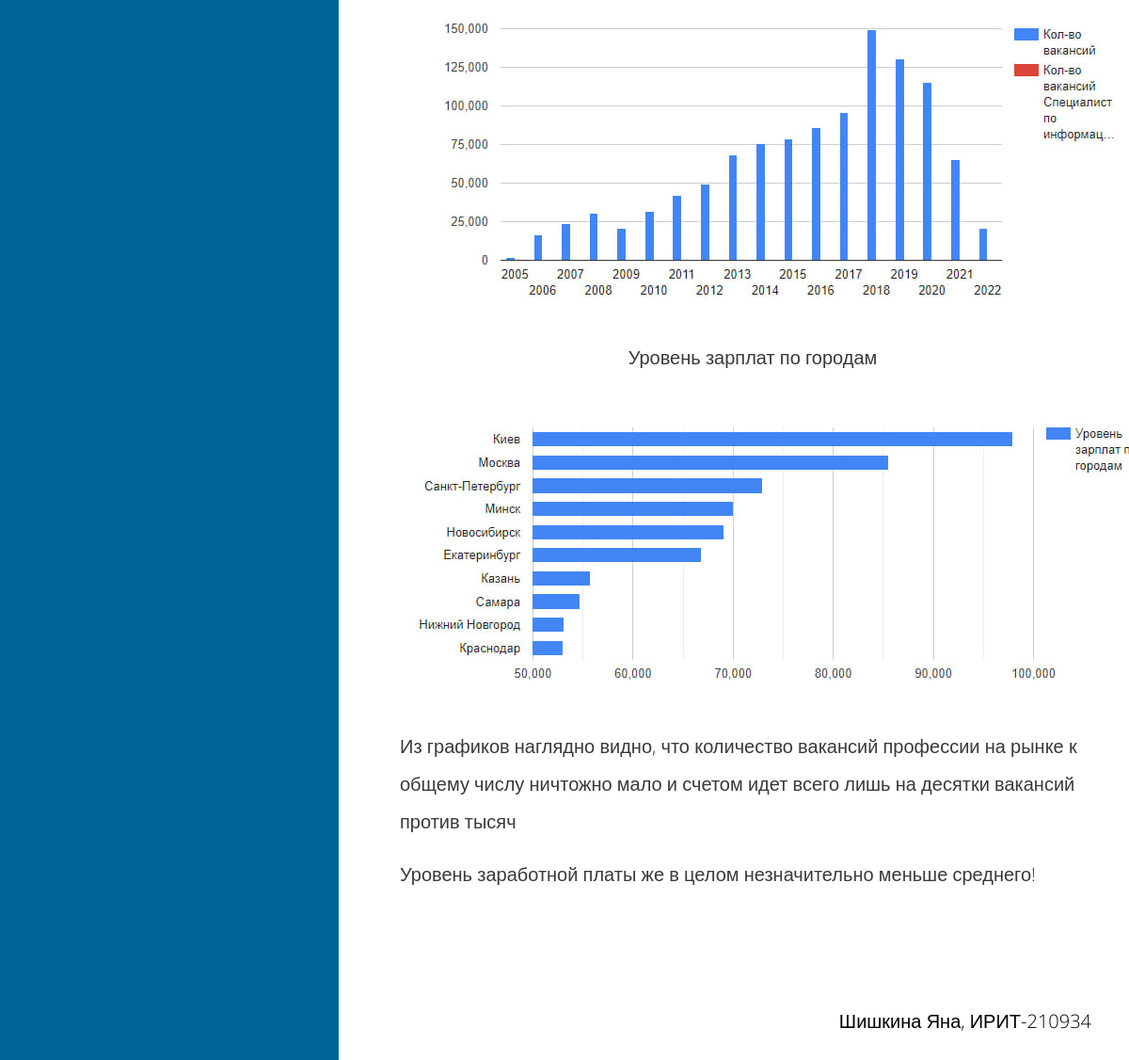
Before: /availability (lower part) with the older database file.
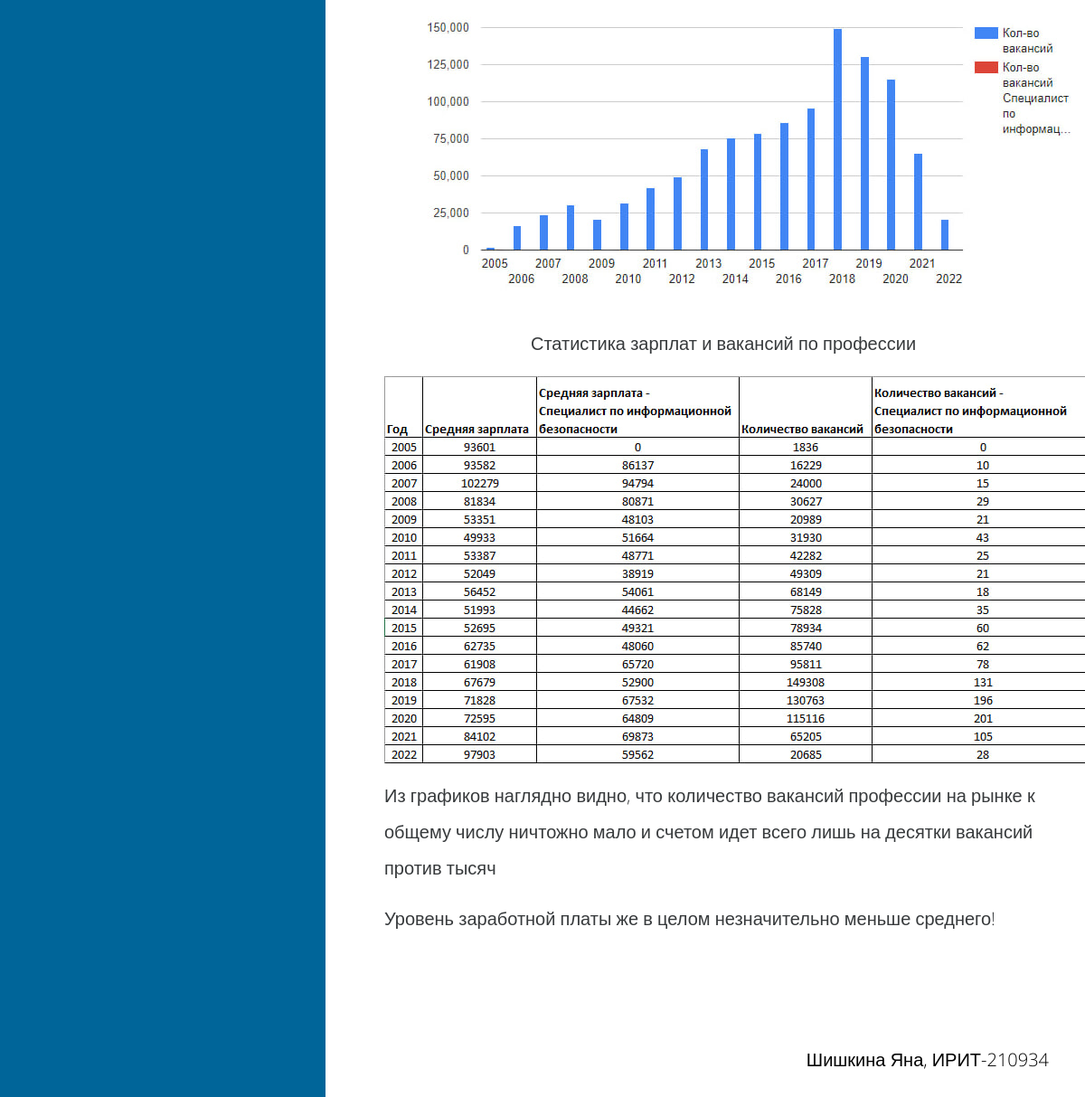
After: the same page with the newer database file.
### application/models.py (models this page shows, shortened)
class Table(models.Model):
    title = models.CharField(max_length=150)
    graphic = models.ImageField(upload_to='images/')

### application/views.py (the view)
# urls.py: path('availability', availability_page, name='availability'),
def availability_page(request):
    data = Table.objects.all()[:3]
    return render(request, 'availability.html', {'data': data })

### templates/availability.html (shortened to what this page needs)
{% load static %}
<!DOCTYPE html>
<html>
<head>
    <link rel="stylesheet" href="{% static "css/bootstrap.min.css" %}">
    <link rel="stylesheet" href="{% static "css/magnific-popup.css" %}">
    <link rel="stylesheet" href="{% static "css/templatemo-style.css" %}">
</head>
    <body>
               <div class="container">
            <div class="row">
                <div class="tm-left-right-container">
                    <div class="tm-blue-bg tm-left-column">
                    </div>
                    <div class="tm-right-column">
                        <div class="tm-content-div">
                            <section class="tm-section">
                                <div class="row">
                                    <div class=" push-lg-4 push-md-5">
                                        {% for b in data %}
                                        <p align="center"><b> {{ b.title }} </b></p>
                                        <p align="center"><img src="{{ b.graphic.url }}"></p>
                                        {% endfor %}
                                        <p> Из графиков наглядно видно, что количество вакансий профессии на рынке к общему числу ничтожно мало и счетом идет всего лишь на десятки вакансий против тысяч  </p>
                                        <p> Уровень заработной платы же в целом незначительно меньше среднего!</p>
                                    </div>
                                </div>
                            </section>
                            <footer>
                                <p class="my-sign">Шишкина Яна, ИРИТ-210934 </p>
                            </footer>
                        </div>
                    </div>
                </div>
            </div>
        </div>
</body>
</html>

Changed rows visible on the page:
removed Table: title "Уровень зарплат по городам", graphic (picture)
added Table: title "Статистика зарплат и вакансий по профессии", graphic (picture)
